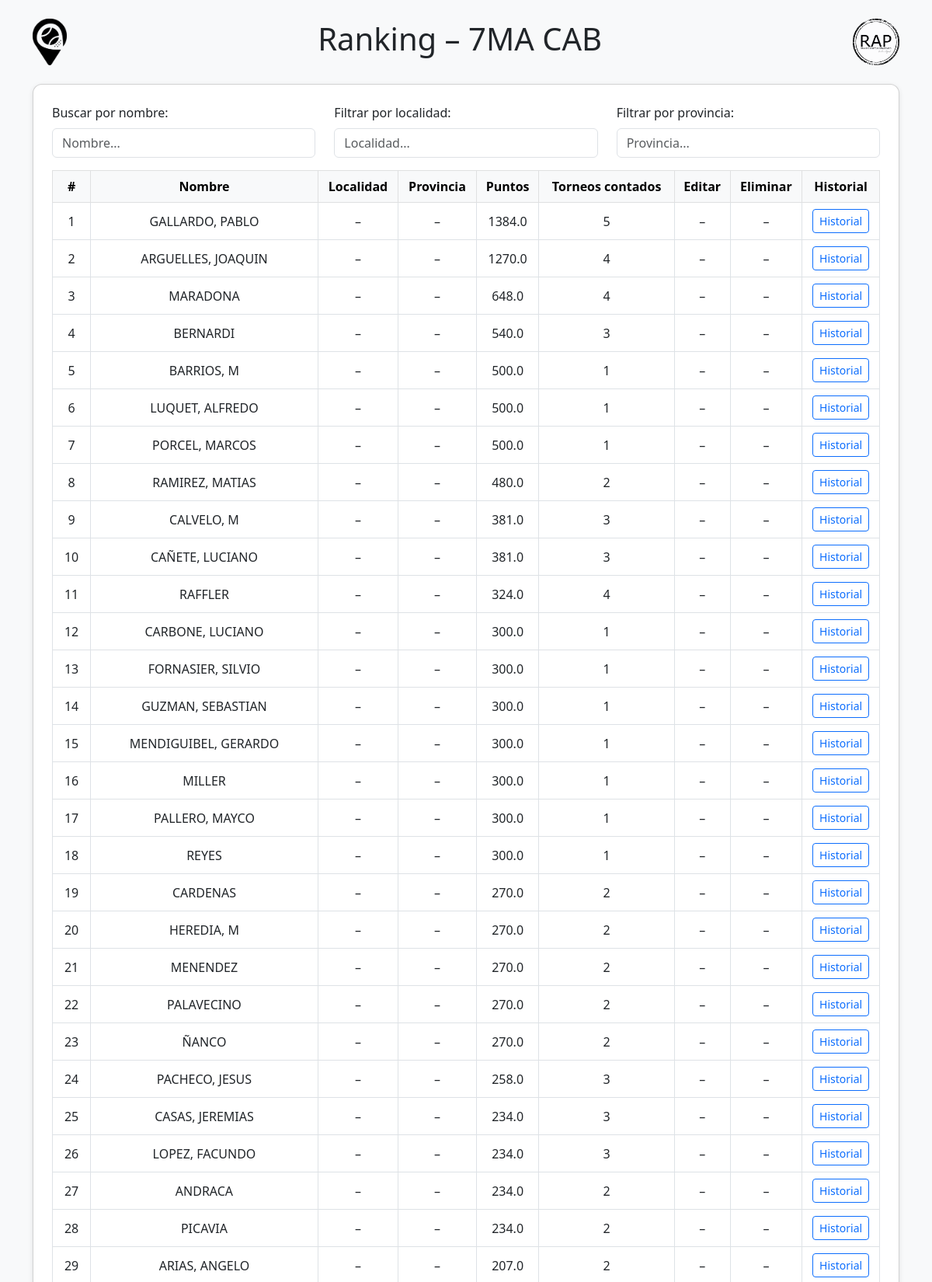
Screenshot of /ranking/7MA CAB (upper part) with the database file from the repository.
### tables this page shows
CREATE TABLE jugadores (
            id INTEGER PRIMARY KEY AUTOINCREMENT,
            nombre TEXT UNIQUE,
            categoria TEXT,
            localidad TEXT,
            provincia TEXT,
            puntos INTEGER DEFAULT 0,
            historial TEXT
        );

### app.py (the view)
@app.route('/ranking/<categoria>')
def ranking_por_categoria(categoria):
    conn = get_db_connection()
    conn.row_factory = sqlite3.Row
    cursor = conn.cursor()
    cursor.execute("SELECT * FROM jugadores WHERE categoria = ?", (categoria,))
    rows = cursor.fetchall()
    conn.close()
    jugadores_categoria = []
    for row in rows:
        historial = json.loads(row['historial']) if row['historial'] else []
        jugadores_categoria.append({
            'nombre': row['nombre'],
            'categoria': row['categoria'],
            'localidad': row['localidad'],
            'provincia': row['provincia'],
            'puntos': row['puntos'],
            'historial': historial
        })
    ranking_base = calcular_ranking_temporada(jugadores_categoria, cantidad_maxima=6, ignorar_liga=True)
    return render_template('ranking_categoria.html', jugadores=ranking_base, categoria_actual=categoria)

### app.py (called while the page is built)
def get_db_connection():
    db_path = os.path.join(os.path.dirname(__file__), 'database.db')
    conn = sqlite3.connect(db_path)
    conn.row_factory = sqlite3.Row
    return conn

### templates/ranking_categoria.html (shortened to what this page needs)
<!DOCTYPE html>
<html lang="es">
<head>
    <link href="https://cdn.jsdelivr.net/npm/bootstrap@5.3.0/dist/css/bootstrap.min.css" rel="stylesheet">
</head>
<body class="bg-light">
<div class="container py-4">
    <div class="d-flex justify-content-between align-items-center mb-4">
        <img src="{{ url_for('static', filename='img/logo_academia.png') }}" alt="Academia Bogado" class="logo-header">
        <h1 class="text-center flex-grow-1">Ranking – {{ categoria_actual }}</h1>
        <img src="{{ url_for('static', filename='img/logo_rap.png') }}" alt="RAP Ranking" class="logo-header">
    </div>
    <div class="card card-custom p-4 bg-white">
        <div class="row mb-3">
            <div class="col-md-4">
                <label for="filtro-nombre" class="form-label">Buscar por nombre:</label>
                <input type="text" id="filtro-nombre" class="form-control" placeholder="Nombre...">
            </div>
            <div class="col-md-4">
                <label for="filtro-localidad" class="form-label">Filtrar por localidad:</label>
                <input type="text" id="filtro-localidad" class="form-control" placeholder="Localidad...">
            </div>
            <div class="col-md-4">
                <label for="filtro-provincia" class="form-label">Filtrar por provincia:</label>
                <input type="text" id="filtro-provincia" class="form-control" placeholder="Provincia...">
            </div>
        </div>
        {% if jugadores %}
        <div class="table-responsive">
            <table class="table table-bordered table-hover align-middle text-center">
                <thead class="table-light">
                    <tr>
                        <th>#</th>
                        <th>Nombre</th>
                        <th>Localidad</th>
                        <th>Provincia</th>
                        <th>Puntos</th>
                        <th>Torneos contados</th>
                        <th>Editar</th>
                        <th>Eliminar</th>
                        <th>Historial</th>
                    </tr>
                </thead>
                <tbody>
                    {% for jugador in jugadores %}
                    <tr>
                        <td>{{ loop.index }}</td>
                        <td>{{ jugador.nombre }}</td>
                        <td>{{ jugador.localidad or '–' }}</td>
                        <td>{{ jugador.provincia or '–' }}</td>
                        <td>{{ jugador.puntos }}</td>
                        <td>{{ jugador.torneos_contados }}</td>
                        {% if session.get('es_admin') %}
                        <td>
                            <a class="btn btn-warning btn-sm" href="{{ url_for('editar_jugador', nombre=jugador.nombre) }}">Editar</a>
                        </td>
                        <td>
                            <form action="{{ url_for('eliminar_jugador', nombre=jugador.nombre) }}" method="get" onsubmit="return confirm('¿Estás seguro de eliminar a {{ jugador.nombre }}?');">
                                <button class="btn btn-danger btn-sm" type="submit">Eliminar</button>
                            </form>
                        </td>
                        {% else %}
                        <td>–</td>
                        <td>–</td>
                        {% endif %}
                        <td>
                            <a class="btn btn-outline-primary btn-sm" href="{{ url_for('historial', nombre=jugador.nombre) }}">Historial</a>
                        </td>
                    </tr>
                    {% endfor %}
                </tbody>
            </table>
        </div>
        {% else %}
        <div class="alert alert-warning text-center">
            No hay jugadores registrados en esta categoría.
        </div>
        {% endif %}
    </div>
</div>
</body>
</html>

### templates/ranking_categoria.html (style rules this page uses)
.logo-header { height: 60px; object-fit: contain; }
.card-custom { box-shadow: 0 2px 6px rgba(0, 0, 0, 0.1); border-radius: 0.75rem; margin-bottom: 2rem; }

### rows the page displays
jugadores: nombre "GALLARDO, PABLO", localidad "–", provincia "–", puntos "1384.0", torneos_contados "5"
jugadores: nombre "ARGUELLES, JOAQUIN", localidad "–", provincia "–", puntos "1270.0", torneos_contados "4"
jugadores: nombre "MARADONA", localidad "–", provincia "–", puntos "648.0", torneos_contados "4"
jugadores: nombre "BERNARDI", localidad "–", provincia "–", puntos "540.0", torneos_contados "3"
jugadores: nombre "BARRIOS, M", localidad "–", provincia "–", puntos "500.0", torneos_contados "1"
jugadores: nombre "LUQUET, ALFREDO", localidad "–", provincia "–", puntos "500.0", torneos_contados "1"
jugadores: nombre "PORCEL, MARCOS", localidad "–", provincia "–", puntos "500.0", torneos_contados "1"
jugadores: nombre "RAMIREZ, MATIAS", localidad "–", provincia "–", puntos "480.0", torneos_contados "2"
jugadores: nombre "CALVELO, M", localidad "–", provincia "–", puntos "381.0", torneos_contados "3"
jugadores: nombre "CAÑETE, LUCIANO", localidad "–", provincia "–", puntos "381.0", torneos_contados "3"
jugadores: nombre "RAFFLER", localidad "–", provincia "–", puntos "324.0", torneos_contados "4"
jugadores: nombre "CARBONE, LUCIANO", localidad "–", provincia "–", puntos "300.0", torneos_contados "1"
jugadores: nombre "FORNASIER, SILVIO", localidad "–", provincia "–", puntos "300.0", torneos_contados "1"
jugadores: nombre "GUZMAN, SEBASTIAN", localidad "–", provincia "–", puntos "300.0", torneos_contados "1"
jugadores: nombre "MENDIGUIBEL, GERARDO", localidad "–", provincia "–", puntos "300.0", torneos_contados "1"
jugadores: nombre "MILLER", localidad "–", provincia "–", puntos "300.0", torneos_contados "1"
jugadores: nombre "PALLERO, MAYCO", localidad "–", provincia "–", puntos "300.0", torneos_contados "1"
jugadores: nombre "REYES", localidad "–", provincia "–", puntos "300.0", torneos_contados "1"
jugadores: nombre "CARDENAS", localidad "–", provincia "–", puntos "270.0", torneos_contados "2"
jugadores: nombre "HEREDIA, M", localidad "–", provincia "–", puntos "270.0", torneos_contados "2"
jugadores: nombre "MENENDEZ", localidad "–", provincia "–", puntos "270.0", torneos_contados "2"
jugadores: nombre "PALAVECINO", localidad "–", provincia "–", puntos "270.0", torneos_contados "2"
jugadores: nombre "ÑANCO", localidad "–", provincia "–", puntos "270.0", torneos_contados "2"
jugadores: nombre "PACHECO, JESUS", localidad "–", provincia "–", puntos "258.0", torneos_contados "3"
jugadores: nombre "CASAS, JEREMIAS", localidad "–", provincia "–", puntos "234.0", torneos_contados "3"
jugadores: nombre "LOPEZ, FACUNDO", localidad "–", provincia "–", puntos "234.0", torneos_contados "3"
jugadores: nombre "ANDRACA", localidad "–", provincia "–", puntos "234.0", torneos_contados "2"
jugadores: nombre "PICAVIA", localidad "–", provincia "–", puntos "234.0", torneos_contados "2"
jugadores: nombre "ARIAS, ANGELO", localidad "–", provincia "–", puntos "207.0", torneos_contados "2"

### other values shown
{{ categoria_actual }} "7MA CAB"
